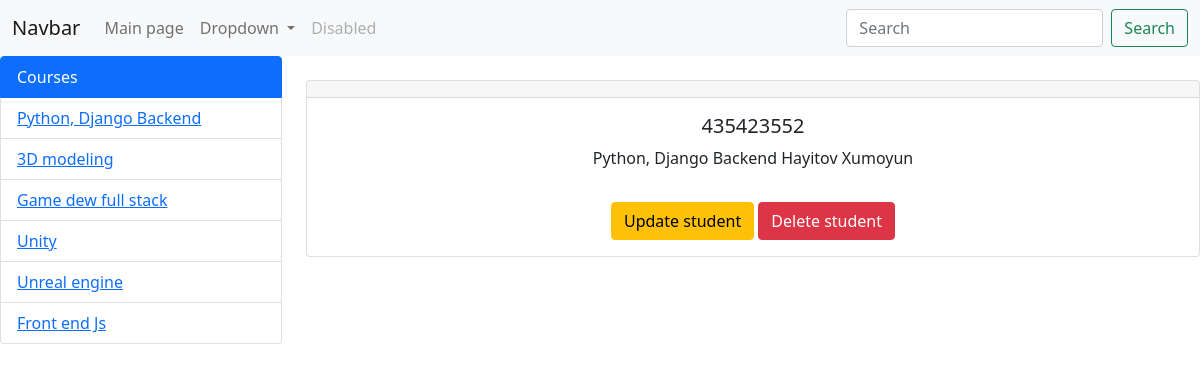
The app's page /filtering/1 with its own data.
### configapp/models.py (models this page shows, shortened)
class Fan(models.Model):
    title = models.CharField(max_length=255)
    def __str__(self):
        return self.title

class Student(models.Model):
    full_name = models.CharField(max_length=255)
    phone_number = models.CharField(max_length=15)
    address = models.TextField()
    fan = models.ForeignKey(Fan, on_delete=models.CASCADE)
    teacher = models.ForeignKey(Teacher, on_delete=models.CASCADE)

class Teacher(models.Model):
    teacherName = models.CharField(max_length=60)  # Исправлено
    def __str__(self):
        return self.teacherName  # Добавлен метод __str__

### configapp/views.py (the view)
# urls.py: path('filtering/<int:fan_id>', filtering, name='filtering'),
def filtering(request,fan_id):
    students = Student.objects.filter(fan_id=fan_id)
    fans = Fan.objects.all()
    context = {
        "students":students,
        "fans":fans,
    }
    return render(request, 'Filter_student.html', context=context)

### configapp/templates/Filter_student.html (shortened to what this page needs)
<!DOCTYPE html>
<html lang="en">
<head>
    <link href="https://cdn.jsdelivr.net/npm/bootstrap@5.0.2/dist/css/bootstrap.min.css" rel="stylesheet"
>
</head>
<body>
<nav class="navbar navbar-expand-lg navbar-light bg-light">
  <div class="container-fluid">
    <a class="navbar-brand" href="#">Navbar</a>
    <div class="collapse navbar-collapse" id="navbarSupportedContent">
      <ul class="navbar-nav me-auto mb-2 mb-lg-0">
        <li class="nav-item">
          <a class="nav-link" href="{% url 'home' %}">Main page</a>
        </li>
        <li class="nav-item dropdown">
          <a class="nav-link dropdown-toggle" href="#" id="navbarDropdown" role="button" data-bs-toggle="dropdown"
             aria-expanded="false">
            Dropdown
          </a>
        </li>
        <li class="nav-item">
          <a class="nav-link disabled" href="#" tabindex="-1" aria-disabled="true">Disabled</a>
        </li>
      </ul>
      <form class="d-flex">
        <input class="form-control me-2" type="search" placeholder="Search" aria-label="Search">
        <button class="btn btn-outline-success" type="submit">Search</button>
      </form>
    </div>
  </div>
</nav>
<div class="row">
  <div class="col-3">
    <ul class="list-group">
      <li class="list-group-item active" aria-current="true">Courses</li>
      {% for item in fans %}
          <li class="list-group-item">
              <a href="{% url 'filtering' item.id %}">{{ item.title }}</a>
          </li>
      {% endfor %}
    </ul>
  </div>
  <div class="col-9">
    <div class="card text-center mt-4">
      {% for item in students %}
      <div class="card-header">{{item.first_name}}</div>
      <div class="card-body">
        <h5 class="card-title">{{item.phone_number}}</h5>
        <p class="card-text">{{item.adress}}  {{item.fan}}  {{item.teacher}}</p>
        <a href="{% url 'update_student' item.id %}" class="btn btn-warning mt-3">Update student</a>
        <a href="{% url 'delete_student' item.id %}" class="btn btn-danger mt-3"
           onclick="return confirm('Вы уверены, что хотите удалить этого студента?');">Delete student</a>
      </div>
      {% endfor %}
    </div>
  </div>
</div>
</body>
</html>

### records on screen
Fan: title "Python, Django Backend"
Fan: title "3D modeling"
Fan: title "Game dew full stack"
Fan: title "Unity"
Fan: title "Unreal engine"
Fan: title "Front end Js"
Student: phone_number "435423552", fan "Python, Django Backend", teacher "Hayitov Xumoyun"
